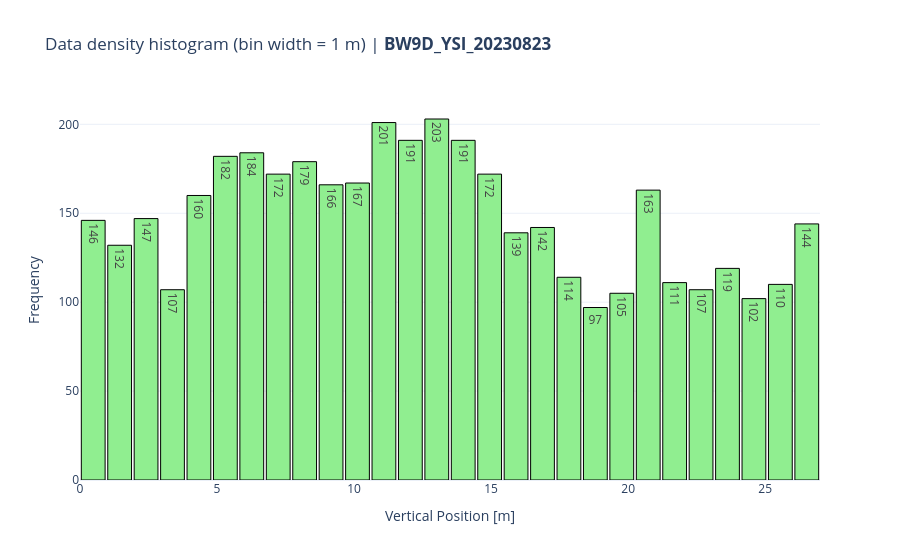

The notebook cell this image was saved under:
### Code cell
# Plot data density
plots.plot_histogram(density,
            value_column='x_bin', 
            weight_column='frequency', 
            num_bins=len(density['x_bin']),
            title=f'Data density histogram (bin width = {width} m) | <b>{ID_PROFILE_NAME}<b>',
            x_axis_title='Vertical Position [m]',
            bar_color='lightgreen'
            )

### Figure 1 — Plotly figure (JSON) as saved in the notebook; plotly's stock layout.template omitted (floating-point values rounded to 4 significant figures)
{"data": [{"marker": {"color": "lightgreen", "line": {"color": "black", "width": 1}}, "text": [146, 132, 147, 107, 160, 182, 184, 172, 179, 166, 167, 201, 191, 203, 191, 172, 139, 142, 114, 97, 105, 163, 111, 107, 119, 102, 110, 144], "textposition": "auto", "type": "bar", "x": [0.4821, 1.446, 2.411, 3.375, 4.339, 5.304, 6.268, 7.232, 8.196, 9.161, 10.12, 11.09, 12.05, 13.02, 13.98, 14.95, 15.91, 16.88, 17.84, 18.8, 19.77, 20.73, 21.7, 22.66, 23.62, 24.59, 25.55, 26.52], "y": [146, 132, 147, 107, 160, 182, 184, 172, 179, 166, 167, 201, 191, 203, 191, 172, 139, 142, 114, 97, 105, 163, 111, 107, 119, 102, 110, 144]}], "layout": {"bargap": 0.1, "title": {"text": "Data density histogram (bin width = 1 m) | <b>BW9D_YSI_20230823<b>"}, "xaxis": {"title": {"text": "Vertical Position [m]"}}, "yaxis": {"title": {"text": "Frequency"}}}}
